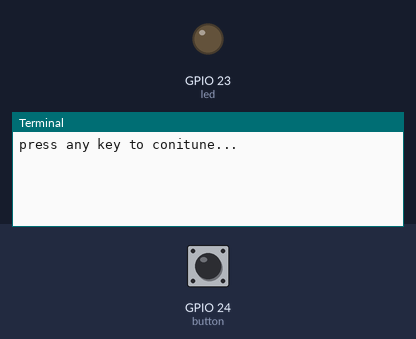
Recording of a program running on a simulated Raspberry Pi (BCM pin numbers). Shown: output pins drawn as LEDs (lit = HIGH), the last lines printed to the terminal. The test bench sets the inputs (shaded band); at power-on: GPIO 24 (button) HIGH.

Above: at 1.2 s.
1.3 s: GPIO 24 (button) pulled LOW for 0.15 s
At 1.9 s:
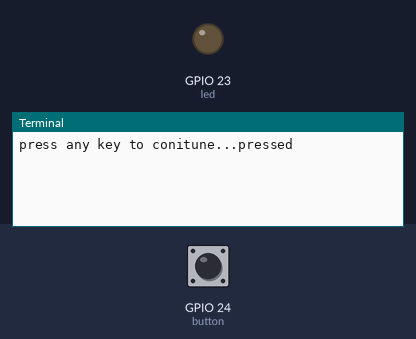
2.9 s: GPIO 24 (button) pulled LOW for 1 s
At 4.3 s:
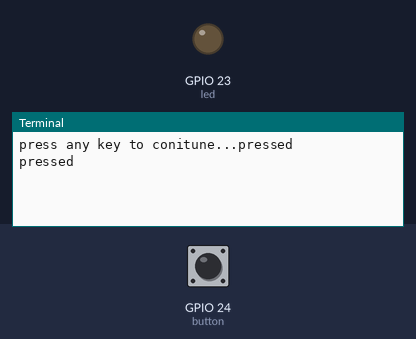

The program:

switch.py
```python
'''
https://projects.raspberrypi.org/en/projects/physical-computing/9
'''

from gpiozero import LED, Button
from signal import pause

led = LED(23)
button = Button(24)

led.off()

'''
button.when_pressed = led.on
button.when_released = led.off
'''

def pressed():
    # led.toggle()
    print("pressed")

button.when_pressed = pressed


raw_input("press any key to conitune...")
```

Measured:
- after the input at 1.3 s, the terminal: prints a new line at once (image 1)
- after the input at 2.9 s, the terminal: prints a new line at once (image 2)
